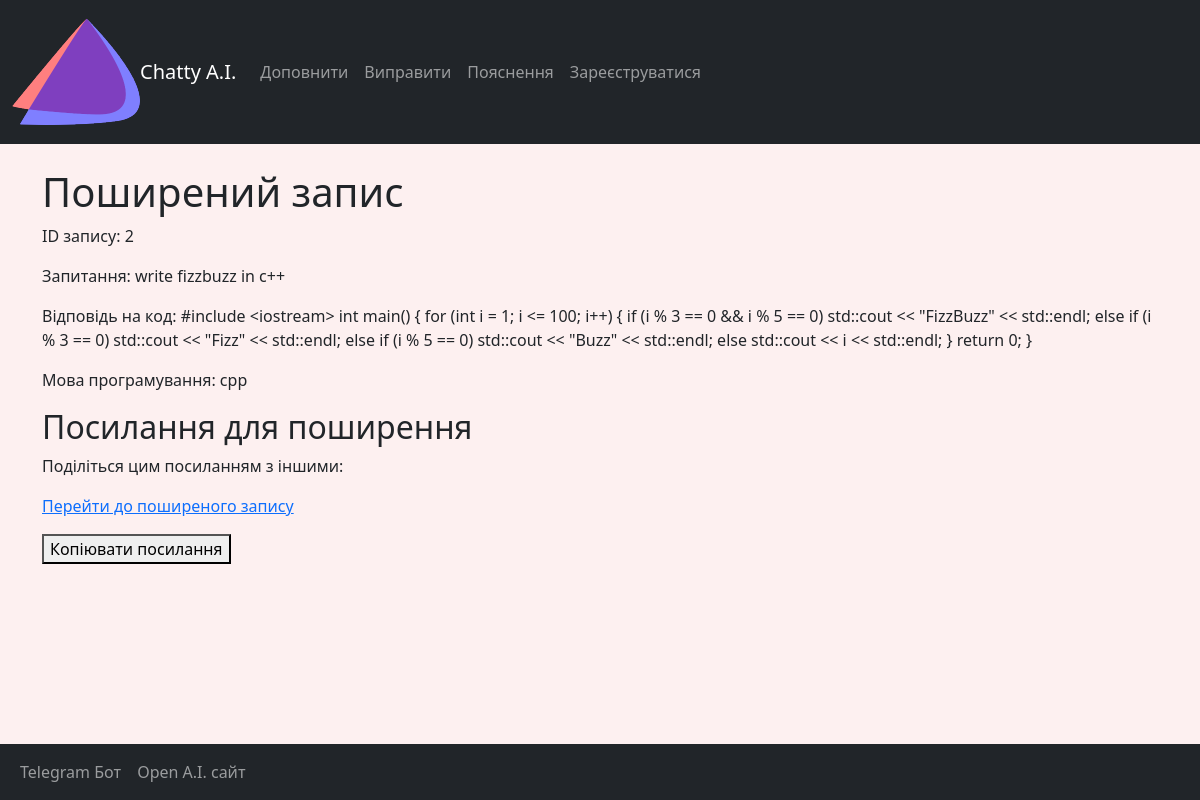
Screenshot of /share/2/ with the database file from the repository.
### website/models.py (models this page shows, shortened)
class Code(models.Model):
    user = models.ForeignKey(User, related_name="code", on_delete=models.DO_NOTHING)
    question = models.TextField(max_length=5000)
    code_answer = models.TextField(max_length=5000)
    language = models.CharField(max_length=50)

### website/views.py (the view)
# urls.py: path('share/<int:record_id>/', views.share, name='share'),
def share(request, record_id):
    record = Code.objects.get(pk=record_id)
    share_url = request.build_absolute_uri(reverse('share', args=[record_id]))
    return render(request, 'share.html', {'record': record, 'share_url': share_url})

### website/templates/share.html (shortened to what this page needs)
{% extends 'base.html' %}
{% block content %}
  <h1>Поширений запис</h1>
  <p>ID запису: {{ record.id }}</p>
  <p>Запитання: {{ record.question }}</p>
  <p>Відповідь на код: {{ record.code_answer }}</p>
  <p>Мова програмування: {{ record.language }}</p>
  <h2>Посилання для поширення</h2>
  <p>Поділіться цим посиланням з іншими:</p>
  <p><a href="{{ share_url }}">Перейти до поширеного запису</a></p>
  <button onclick="copyToClipboard('{{ share_url }}')">Копіювати посилання</button>
{% endblock %}

### website/templates/base.html (style rules this page uses)
body { background-color: #FDF0F0; }

### rows the page displays
Code: id "2", question "write fizzbuzz in c++", code_answer "#include <iostream> int main() { for (int i = 1; i <= 100; i++) { if (i % 3 == 0 && i % 5 == 0) std::cout << \"FizzBuzz\" << std::endl; else if (i % 3 == 0) std::cout << \"Fizz\" << std::endl; else if (i % 5 == 0) std::cout << \"Buzz\" << std::endl; else std::cout << i << std::endl; } return 0; }", language "cpp"
